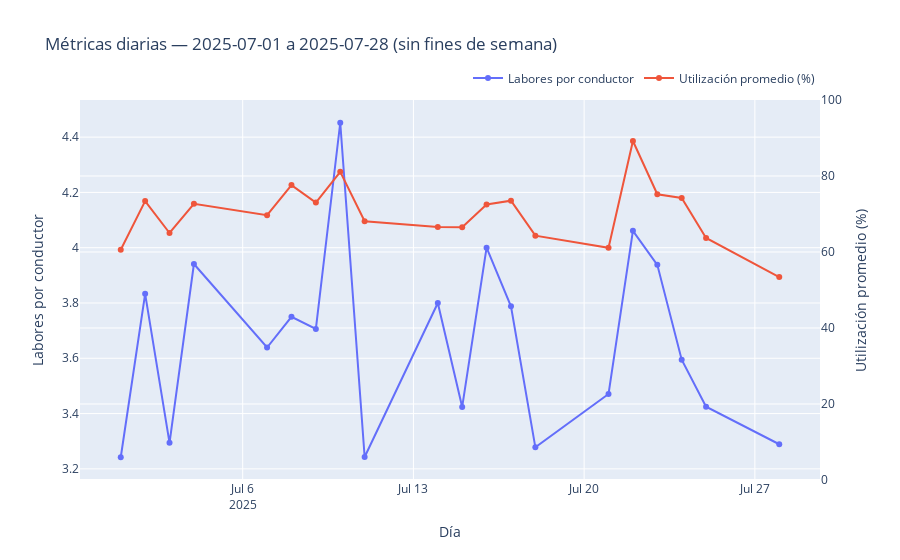
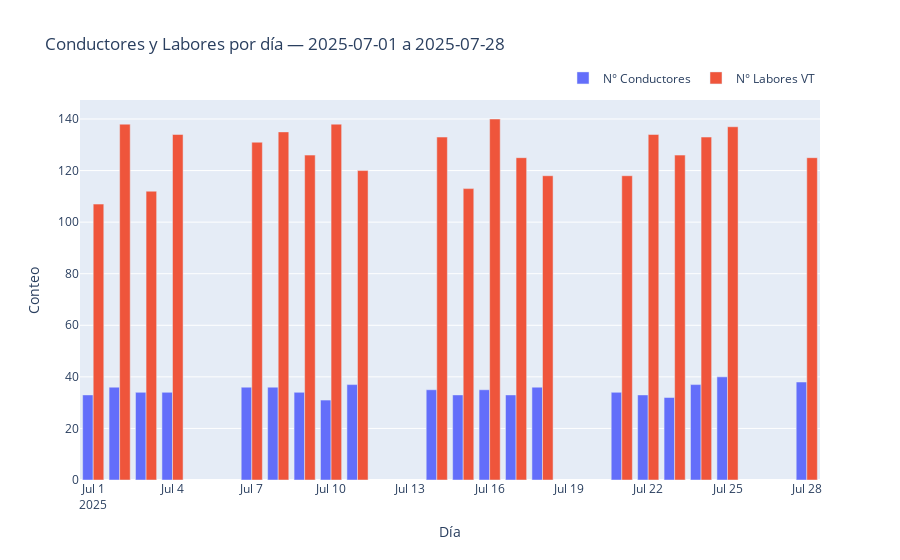
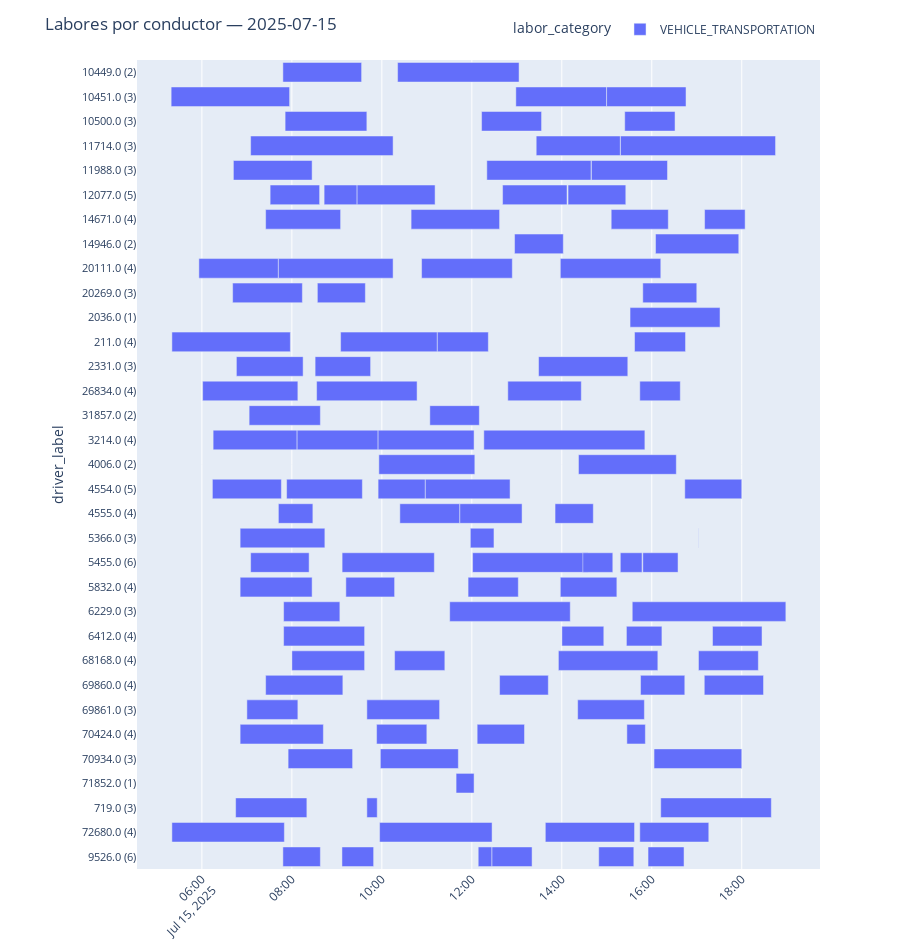

Here is the notebook cell these charts were saved with, in order:
### Code cell
# =========================
# 1) Helper día-a-día (SOLO conductores del día)
# =========================

def show_day_report_dayonly(
    df_full: pd.DataFrame,
    metrics_df: pd.DataFrame,
    *,
    idx: int | None = None,          # el índice dentro de metrics_df (día hábil)
    day_str: str | None = None,      # o la fecha explícita 'YYYY-MM-DD'
    workday_hours: float = 8.0,
    city_code: int | None = 149,
    only_vt: bool = False            # True → Gantt solo de VEHICLE_TRANSPORTATION
):
    """
    Muestra MÉTRICAS + GANTT solo con los conductores que trabajaron ese día.
    Usa vt_metrics para filtrar al día y toma el alfred_col detectado allí.
    """
    if (idx is None) and (day_str is None):
        raise ValueError("Debes pasar 'idx' o 'day_str'.")

    # Resolver day_str desde metrics_df si viene por idx
    if day_str is None:
        if idx < 0 or idx >= len(metrics_df):
            raise IndexError(f"idx fuera de rango: 0..{len(metrics_df)-1}")
        day_str = str(metrics_df.loc[idx, "day"])
    else:
        day_str = pd.to_datetime(day_str).strftime("%Y-%m-%d")

    # Filtrar ciudad si aplica
    dfx = df_full.copy()
    if city_code is not None and "city_code" in dfx.columns:
        dfx = dfx[dfx["city_code"] == city_code].copy()

    # Métricas del día (ya filtra a [day, day+1) y elimina conductores sin labores ese día)
    m_day = vt_metrics(dfx, day_str=day_str, workday_hours=workday_hours)

    # Data del día y columna de conductor detectada
    df_day = m_day["filtered_df"].copy()
    driver_col = m_day["alfred_col"]
    if driver_col is None:
        raise KeyError("No se encontró columna de conductor (alfred / ALFRED'S / assigned_driver / driver / conductor / alfred_id).")

    # Lista de conductores que SÍ trabajaron ese día
    drivers_present = (
        df_day[driver_col].dropna().unique().tolist()
        if not df_day.empty else []
    )

    # Asegurar que solo mostramos métricas de esos conductores (por si acaso)
    trabajo_df = m_day["trabajo_por_conductor_df"]
    if not trabajo_df.empty:
        trabajo_df = trabajo_df[trabajo_df[driver_col].isin(drivers_present)].reset_index(drop=True)

    # Mostrar métricas del día
    print(f"Reporte del día: {day_str}")
    display(m_day["resumen_df"])
    display(trabajo_df)

    # Preparar DF para el Gantt (opcionalmente solo VT) y SOLO drivers del día
    df_plot = df_day.copy()
    if only_vt and "labor_category" in df_plot.columns:
        df_plot = df_plot[df_plot["labor_category"] == "VEHICLE_TRANSPORTATION"]
    df_plot = df_plot[df_plot[driver_col].isin(drivers_present)]

    # Gantt del día (solo conductores presentes)
    plot_gantt_labors_by_driver(df_plot, day_str=day_str, driver_col=driver_col)

    return {
        "day_str": day_str,
        "drivers_present": drivers_present,
        "metrics": m_day,
        "trabajo_por_conductor_df": trabajo_df
    }


# =========================
# 2) EJECUCIÓN COMPLETA
# =========================
# (a) Rango y métricas del rango
start_date = "2025-07-01"
end_date   = "2025-07-28"

metrics_df, fig_metrics, fig_counts = collect_vt_metrics_range(
    df=df_dist,           # tu dataframe completo
    start_date=start_date,
    end_date=end_date,
    workday_hours=8,
    city_code=149,        # Bogotá
    skip_weekends=True
)

display(metrics_df)
if fig_metrics: fig_metrics.show()  # Labores/Conductor + Utilización promedio
if fig_counts:  fig_counts.show()   # N° Conductores + N° Labores



#    Opción 2: por fecha exacta dentro del rango
day_report = show_day_report_dayonly(
    df_full=df_dist,
    metrics_df=metrics_df,
    day_str="2025-07-15",
    workday_hours=8,
    city_code=149,
    only_vt=True
)
